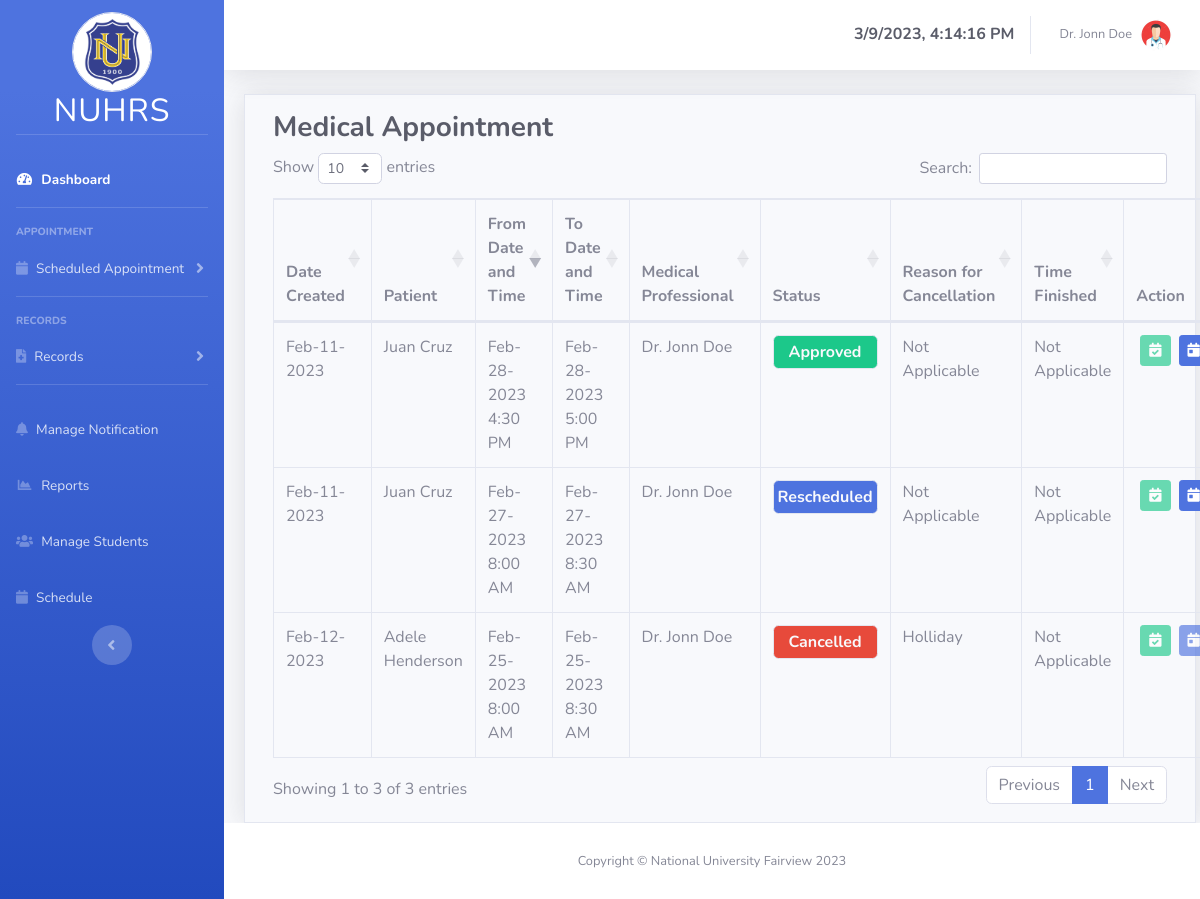
Screenshot of /medical_professional/medical-appointment.php (signed in) with the database file from the repository.
### tables this page shows
CREATE TABLE `medicalprofessional` (
  `id` int(11) NOT NULL,
  `specialization` varchar(100) NOT NULL COMMENT 'FK for lookup',
  `userID` int(11) NOT NULL COMMENT 'FK for users table',
  `birthdate` date DEFAULT NULL,
  `address` varchar(100) NOT NULL,
  `nationality` varchar(15) NOT NULL,
  `sex` varchar(15) NOT NULL,
  `contact_number` varchar(15) NOT NULL,
  `religion` varchar(25) NOT NULL,
  `age` int(11) NOT NULL
);

CREATE TABLE `users` (
  `id` int(11) NOT NULL,
  `user_type_id` int(11) NOT NULL,
  `firstName` varchar(25) NOT NULL,
  `middleName` varchar(25) DEFAULT NULL,
  `lastName` varchar(25) NOT NULL,
  `password` varchar(255) NOT NULL,
  `email_address` varchar(45) NOT NULL,
  `profile_img` varchar(255) DEFAULT NULL
);

CREATE TABLE `appointment` (
  `id` int(11) NOT NULL,
  `from_date` date NOT NULL,
  `from_time` time NOT NULL,
  `to_date` date NOT NULL,
  `to_time` time NOT NULL,
  `medprofID` int(11) NOT NULL COMMENT 'FK for med prof',
  `student_id` int(11) NOT NULL,
  `datecreated` datetime NOT NULL,
  `timefinished` datetime DEFAULT NULL,
  `status` varchar(45) NOT NULL COMMENT 'finished, pending, rescheduled, cancelled',
  `reason_for_cancellation` varchar(255) DEFAULT NULL,
  `createdby` varchar(45) NOT NULL,
  `mhrIDnum` int(11) DEFAULT NULL COMMENT 'FK for medical health record',
  `dhrIDnum` int(11) DEFAULT NULL COMMENT 'FK for dental health record',
  `appointment_type` varchar(25) NOT NULL
);

### medical_professional/medical-appointment.php (the view, shortened to what this page needs)
<?php
include_once("layouts/header-sidebar.php") ?>
<div class="container-fluid mx-2">
    <div class="row border border-rounded p-3 mt-3 shadow">
        <div class="col">
        <h3 class="font-weight-bold text-dark">Medical Appointment</h3>
            <table id="medical_appointment" class="table table-bordered" style="width: 100%;">
                <thead>
                    <tr>
                        <th>Date Created</th>
                        <th>Patient</th>
                        <th>From Date and Time</th>
                        <th>To Date and Time</th>
                        <th>Medical Professional</th>
                        <th>Status</th>
                        <th>Reason for Cancellation</th>
                        <th>Time Finished</th>
                        <th>Action</th>
                    </tr>
                </thead>
                <tbody>
                    <?php
                    $selectAllAppointment = mysqli_query($conn,"SELECT *, u1.firstName AS med_prof_firstName, u1.lastName AS med_prof_lastName ,u2.firstName AS stud_firstName, u2.lastName AS stud_lastName, appointment.id AS appointment_id, appointment.status AS appointment_status
                     FROM appointment INNER JOIN medicalprofessional ON medicalprofessional.id = appointment.medprofID INNER JOIN students ON students.id = appointment.student_id INNER JOIN users AS u1 ON u1.id = medicalprofessional.userID    INNER JOIN users AS u2 ON u2.id = students.userID WHERE appointment.appointment_type='Medical' AND appointment.medprofID ='$active_med_prof_id' ORDER BY from_date DESC");
                    while($row = $selectAllAppointment->fetch_assoc()):
                    ?>
                    <tr>
                        <td><?php echo date("M-d-Y",strtotime($row['datecreated']))?></td>
                        <td><?php echo $row['stud_firstName']." ".$row['stud_lastName'] ?></td>
                        <td><?php echo date("M-d-Y",strtotime($row['from_date']))." ".date("g:i A",strtotime($row['from_time'])) ?></td>
                        <td><?php echo date("M-d-Y",strtotime($row['to_date']))." ".date("g:i A",strtotime($row['to_time'])) ?></td>
                        <td><?php echo "Dr. ".$row['med_prof_firstName']." ".$row['med_prof_lastName'] ?></td>
                        <td>
                        <?php
                            switch($row['appointment_status']){
                              case "Approved" : echo "<p class='text-light font-weight-light border bg-success rounded text-center  font-weight-bold py-1'>Approved</p>";break;
                              case "Rescheduled" : echo "<p class='text-light font-weight-light border bg-primary rounded text-center  font-weight-bold py-1 px-1'>Rescheduled</p>";break;
                              case "Cancelled" : echo "<p class='text-light font-weight-light border bg-danger rounded text-center  font-weight-bold py-1'>Cancelled</p>";break;
                            }
                        ?>
                         </td>
                        <td><?php echo ($row['appointment_status'] == "Cancelled") ? $row['reason_for_cancellation'] : 'Not Applicable'; ?></td>
                        <td><?php echo ($row['appointment_status'] == "Successful") ? date("M-d-Y h:i A",strtotime($row['timefinished'])) : 'Not Applicable' ?></td>
                        <td class="d-flex align-items-center justify-content-between gap-5">
                          <div data-toggle="tooltip" data-placement="bottom" title="Approve">
                            <button class="btn btn-sm btn-success mx-1" data-toggle="modal" data-target="#approveAppointmentModal<?php echo $row['appointment_id']; ?>" <?php echo ($row['appointment_status'] == "Approved" || $row['appointment_status'] == "Rescheduled" || $row['appointment_status'] == "Successful" || $row['appointment_status'] == "Unsuccessful" || $row['appointment_status'] == "Cancelled") ? "disabled" : "" ?>><i class="fas fa-calendar-check" ></i></button>
                          </div>
                          <div data-toggle="tooltip" data-placement="bottom" title="Reschedule">
                            <button class="btn btn-sm btn-primary mx-1" data-toggle="modal" data-target="#reschedAppointmentModal<?php echo $row['appointment_id']; ?>" <?php echo ($row['appointment_status'] == "Cancelled" || $row['appointment_status'] == "Pending" || $row['appointment_status'] == "Successful" || $row['appointment_status'] == "Unsuccessful") ? "disabled" : "" ?>><i class="fas fa-calendar-day"></i></button>
                          </div>
                        </td>
                    </tr>
                    <?php endwhile; ?>
                </tbody>
            </table>
        </div>
    </div>
</div>
<?php include_once("layouts/footer.php") ?>

### medical_professional/layouts/header-sidebar.php (shortened to what this page needs)
<?php
$db = new DatabaseConnection();
$conn = $db->conn;
$active_id = $_SESSION['active_user_id'];
$geActiveInfo = mysqli_query($conn,"SELECT *, users.id AS user_id FROM users INNER JOIN medicalprofessional ON users.id = medicalprofessional.userID WHERE users.id='$active_id'");
while($row = $geActiveInfo->fetch_assoc()){
        $active_id = $row['user_id'];
        $active_firstname = $row['firstName'];
        $active_lastname = $row['lastName'];
        $active_specialization = $row['specialization'];
        $active_avatar = $row['profile_img'];
}
$get_active_med_prof_id = mysqli_query($conn,"SELECT id FROM medicalprofessional WHERE userID='$active_id'");
$get_active_med_prof_id = $get_active_med_prof_id->fetch_assoc();
$active_med_prof_id = $get_active_med_prof_id['id'];
?>
<!DOCTYPE html>
<html lang="en">
<head>
    <link href="../vendor/fontawesome-free/css/all.min.css" rel="stylesheet" type="text/css">
    <link href="../css/sb-admin-2.min.css" rel="stylesheet">
    <link rel="stylesheet" href="../vendor/datatables/dataTables.bootstrap4.min.css">
    <link rel="stylesheet" href="https://cdn.datatables.net/1.13.1/css/dataTables.bootstrap4.min.css">
</head>
<body id="page-top">
    <div id="wrapper">
        <ul class="navbar-nav bg-gradient-primary sidebar sidebar-dark accordion" id="accordionSidebar">
             <a class="sidebar-brand d-flex align-items-center justify-content-center mt-3" href="dashboard.php">
                <div class="sidebar-brand-icon d-flex flex-column mt-5 align-items-center">
                    <img src="../images/nulogo.png" alt="LOGO" height="80" width="80" class="border rounded-circle">
                    <div class="sidebar-brand-text mx-3 h2">NUHRS</div>
                </div>
            </a>
            <hr class="sidebar-divider mt-5">
            <li class="nav-item active">
                <a class="nav-link" href="dashboard.php">
                    <i class="fas fa-fw fa-tachometer-alt"></i>
                    <span>Dashboard</span></a>
            </li>
            <hr class="sidebar-divider">
            <div class="sidebar-heading">
                APPOINTMENT
            </div>
            <li class="nav-item">
                <a class="nav-link collapsed" href="#" data-toggle="collapse" data-target="#collapseTwo"
                    aria-expanded="true" aria-controls="collapseTwo">
                    <i class="fas fa-calendar"></i>
                    <span>Scheduled Appointment</span>
                </a>
            </li>
            <hr class="sidebar-divider">
            <div class="sidebar-heading">
                RECORDS
            </div>
            <li class="nav-item">
                <a class="nav-link collapsed" href="#" data-toggle="collapse" data-target="#collapseUtilities"
                    aria-expanded="true" aria-controls="collapseUtilities">
                    <i class="fas fa-file-medical"></i>
                    <span>Records</span>
                </a>
            </li>
            <hr class="sidebar-divider">
            <li class="nav-item">
                <a class="nav-link" href="manage_notification.php">
                    <i class="fas fa-bell"></i>
                    <span>Manage Notification</span></a>
            </li>
            <li class="nav-item">
                <a class="nav-link" href="reports.php">
                    <i class="fas fa-fw fa-chart-area"></i>
                    <span>Reports</span></a>
            </li>
            <li class="nav-item">
                <a class="nav-link" href="manage-student.php">
                <i class="fas fa-users"></i>
                    <span>Manage Students</span></a>
            </li>
            <li class="nav-item">
                <a class="nav-link" href="schedule.php">
                <i class="fas fa-calendar"></i>
                    <span>Schedule</span></a>
            </li>
            <div class="text-center d-none d-md-inline">
                <button class="rounded-circle border-0" id="sidebarToggle"></button>
            </div>
        </ul>
        <div id="content-wrapper" class="d-flex flex-column ">
            <div id="content">
                <nav class="navbar navbar-expand navbar-light bg-white topbar mb-4 static-top shadow ">
                    <ul class="navbar-nav ml-auto">
                        <div class="d-flex align-items-center justify-content-center">
                        <h6 id="clock" class="text-center d-flex align-items-center justify-content-center text-dark font-weight-bold mt-2"></h6>
                        </div>
                        <li class="nav-item dropdown no-arrow">
                            <a class="nav-link dropdown-toggle" href="#" id="userDropdown" role="button"
                                data-toggle="dropdown" aria-haspopup="true" aria-expanded="false">
                                <?php if(in_array($active_specialization,['Doctor','Dentist'])){ ?>
                                     <span class="mr-2 d-none d-lg-inline text-gray-600 small"><?php echo "Dr. ".$active_firstname." ".$active_lastname ?></span>
                                <?php }
                                else{ ?>
                                    <span class="mr-2 d-none d-lg-inline text-gray-600 small"><?php echo $active_firstname." ".$active_lastname ?></span>
                                <?php } ?>
                                <?php if (empty($active_avatar)) {?>
                                    <img class="img-profile rounded-circle" src="http://ssl.gstatic.com/accounts/ui/avatar_2x.png">
                                <?php } else {?>
                                    <img class="img-profile rounded-circle" src="../Controller/user_avatars/<?php echo $active_avatar ?>">
                                <?php } ?>
                            </a>
                        </li>
                    </ul>
                </nav>

### rows the page displays
medicalprofessional: userID.firstName "Jonn", userID.lastName "Doe", userID.profile_img (picture)
appointment: datecreated "Feb-11-2023", users.firstName "Juan", users.lastName "Cruz", from_date "Feb-28-2023", from_time "4:30 PM", to_date "Feb-28-2023", to_time "5:00 PM", users.firstName "Jonn", users.lastName "Doe", status "Approved"
appointment: datecreated "Feb-11-2023", users.firstName "Juan", users.lastName "Cruz", from_date "Feb-27-2023", from_time "8:00 AM", to_date "Feb-27-2023", to_time "8:30 AM", users.firstName "Jonn", users.lastName "Doe", status "Rescheduled"
appointment: datecreated "Feb-12-2023", users.firstName "Adele", users.lastName "Henderson", from_date "Feb-25-2023", from_time "8:00 AM", to_date "Feb-25-2023", to_time "8:30 AM", users.firstName "Jonn", users.lastName "Doe", status "Cancelled", reason_for_cancellation "Holliday"
